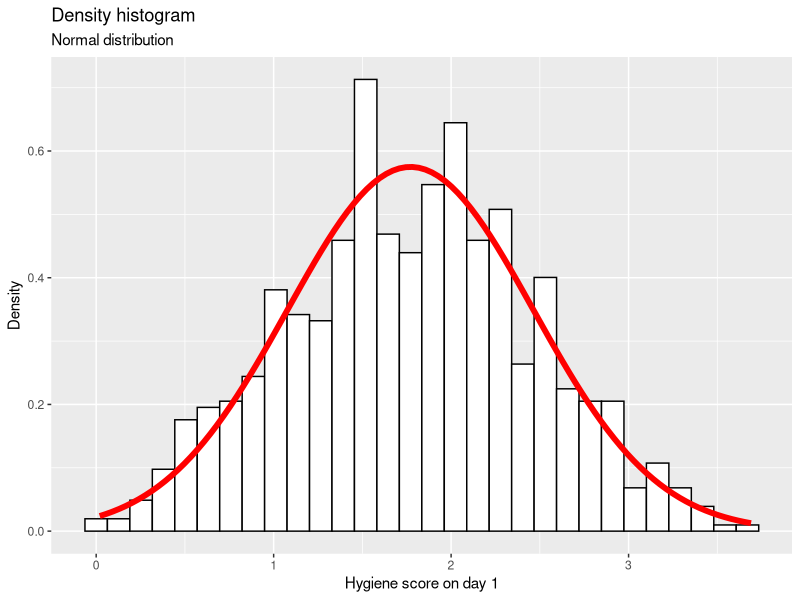
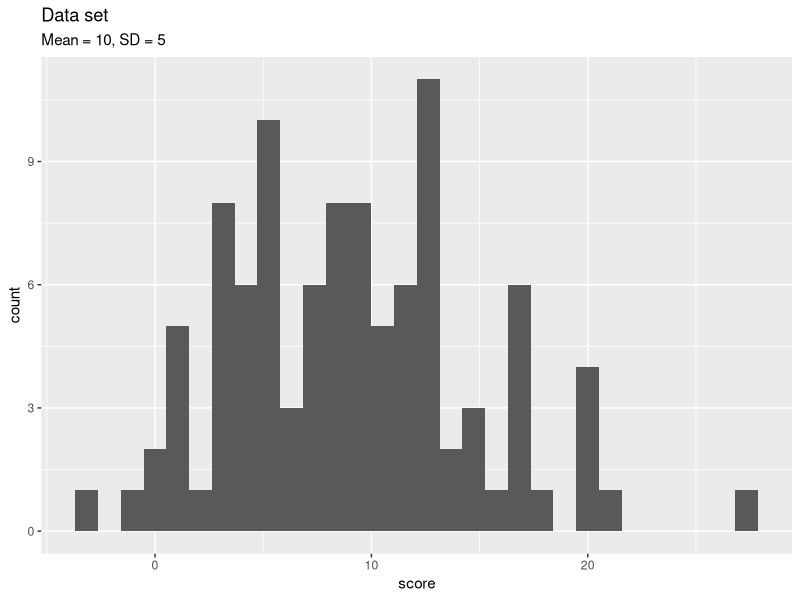
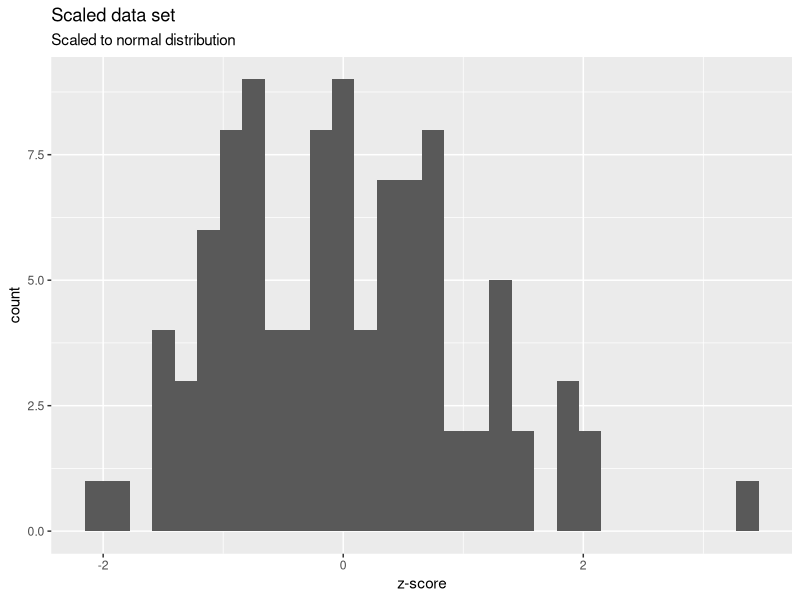
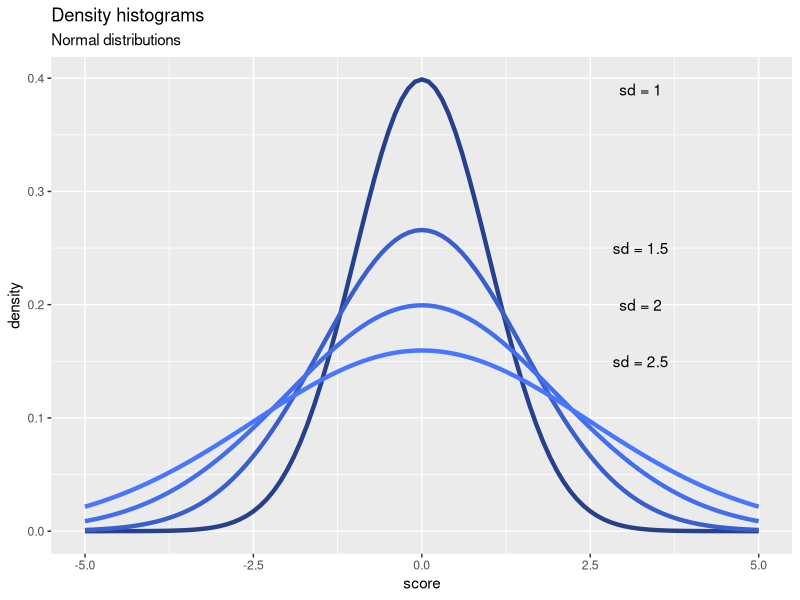
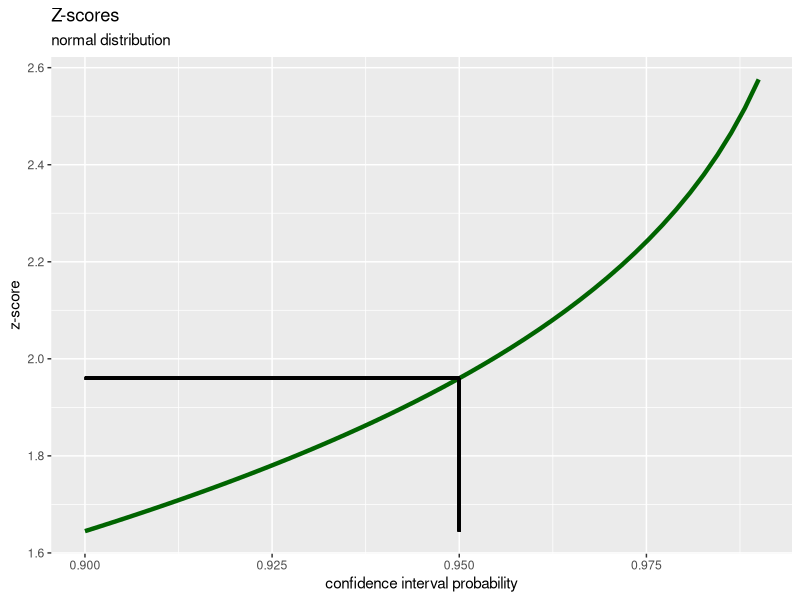
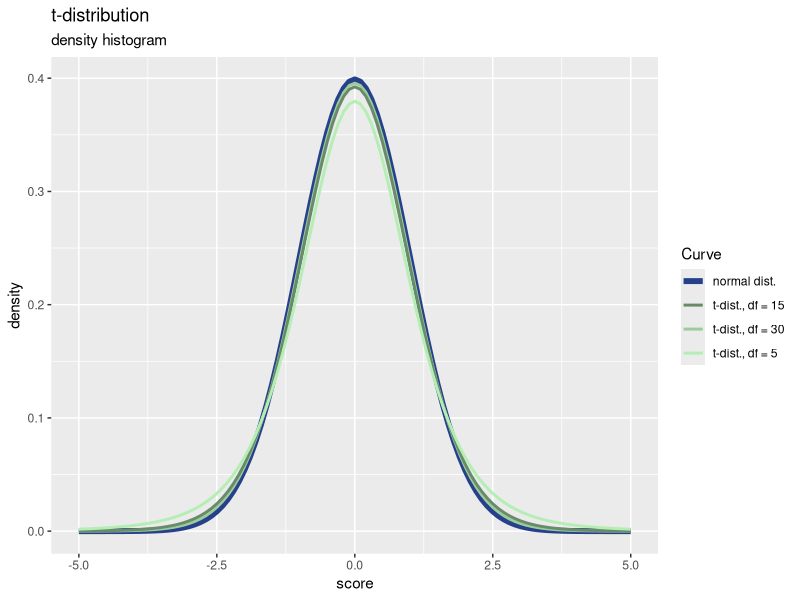
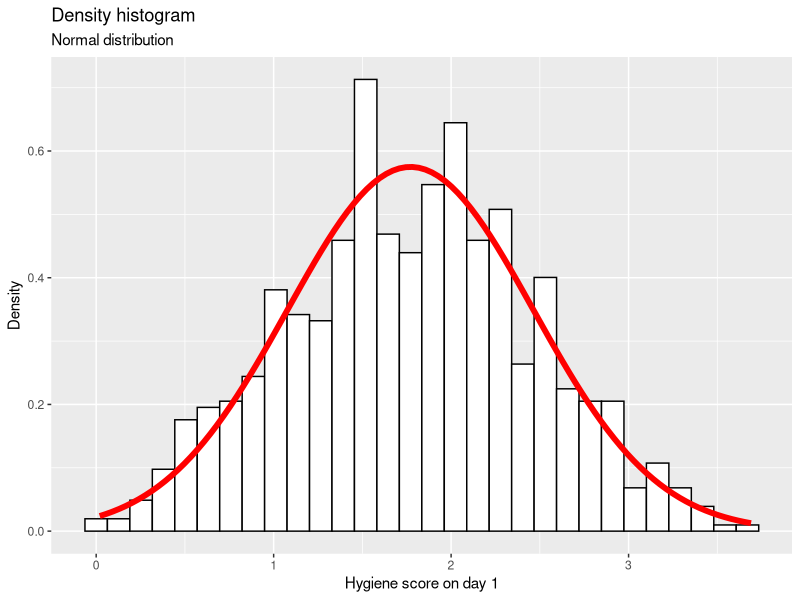
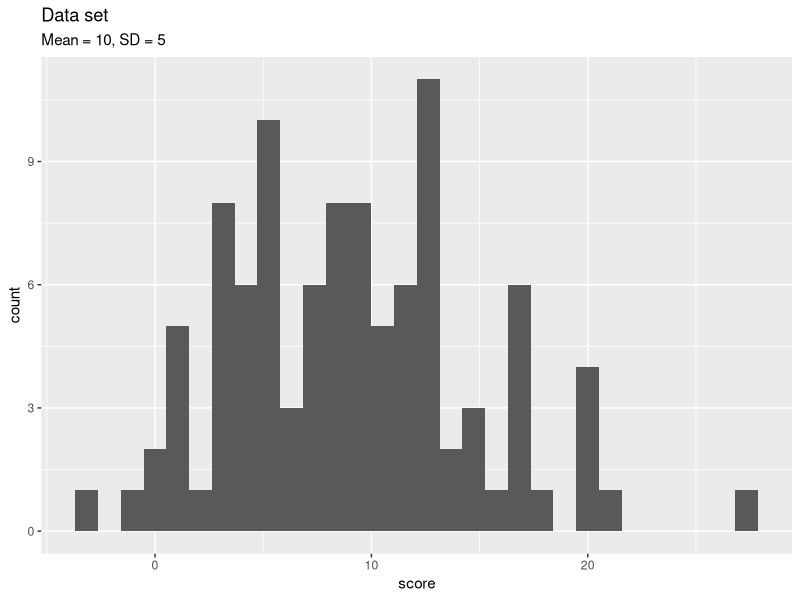

These figures' R source, in order:
## ---- chunk 1
library(tidyverse)
## ---- chunk 2
df <- read_csv(file = 'input_1.csv')
p <- ggplot(df, aes(day1)) +
  geom_histogram(aes(y = ..density..), colour = 'black', fill = 'white') +
  labs(x = 'Hygiene score on day 1', y = 'Density',
       title = 'Density histogram', subtitle = 'Normal distribution') +
  stat_function(fun = dnorm,
                args = list(mean = mean(df$day1, na.rm = TRUE), 
                            sd = sd(df$day1, na.rm = TRUE)),
                colour = 'red', size = 2)
print(p)
png(filename = 'statistics_1_histogram.png', width = 3, height = 3, units = 'in', res = 600)
print(p)
dev.off()
## ---- chunk 3
x <- rnorm(100, mean = 10, sd = 5)
p <- ggplot() + geom_histogram(aes(x), bins = 30) +
  labs(x = 'score', y = 'count', title = 'Data set', subtitle = 'Mean = 10, SD = 5')
print(p)
png(filename = 'statistics_1_zscore1.png', width = 3, height = 3, units = 'in', res = 600)
print(p)
dev.off()
## ---- chunk 4
y <- scale(x, center = TRUE, scale = TRUE)
p <- ggplot() + geom_histogram(aes(y), bins = 30) +
  labs(x = 'z-score', y = 'count', title = 'Scaled data set', 
       subtitle = 'Scaled to normal distribution')
print(p)
png(filename = 'statistics_1_zscore2.png', width = 3, height = 3, units = 'in', res = 600)
print(p)
dev.off()
## ---- chunk 5
p <- ggplot(data.frame(x = c(-5, 5)), aes(x)) + 
  labs(x = 'score', y = 'density',
       title = 'Density histograms', subtitle = 'Normal distributions') +
  stat_function(fun = dnorm,
                args = list(mean = 0, sd = 1),
                colour = 'royalblue4', size = 1.5) +
  stat_function(fun = dnorm,
                args = list(mean = 0, sd = 1.5),
                colour = 'royalblue3', size = 1.5) +
  stat_function(fun = dnorm,
                args = list(mean = 0, sd = 2),
                colour = 'royalblue2', size = 1.5) +
  stat_function(fun = dnorm,
                args = list(mean = 0, sd = 2.5),
                colour = 'royalblue1', size = 1.5) +
  annotate("text", x = 3.25, y = 0.39, label = "sd = 1") +
  annotate("text", x = 3.25, y = 0.25, label = "sd = 1.5") +
  annotate("text", x = 3.25, y = 0.2, label = "sd = 2") +
  annotate("text", x = 3.25, y = 0.15, label = "sd = 2.5")
print(p)
## ---- chunk 6
prob <- seq(from = 0.90, to = 0.99, length.out = 50)
z <- qnorm((1 - prob)/2, lower.tail = FALSE)
x1 <- 0.95; x2 <- qnorm((1 - x1)/2, lower.tail = FALSE)
p <- ggplot(data.frame(x = prob, y = z), aes(x = x, y = y)) +
  geom_line(color = 'darkgreen', size = 1.5) +
  geom_segment(aes(x = x1, y = z[1], xend = x1, yend = x2), size = 1) +
  geom_segment(aes(x = x1, y = x2, xend = prob[1], yend = x2), size = 1) +
  labs(x = 'confidence interval probability', y = 'z-score', title = 'Z-scores', 
       subtitle = 'normal distribution')
print(p)
png(filename = 'statistics_1_z_scores.png', width = 3, height = 3, units = 'in', res = 600)
print(p)
dev.off()
## ---- chunk 7
p <- ggplot(data.frame(x = c(-5, 5)), aes(x)) + 
  labs(x = 'score', y = 'density',
       title = 't-distribution', subtitle = 'density histogram') +
  stat_function(fun = dnorm,
                args = list(mean = 0, sd = 1), aes(color = "normal dist."), size = 2) +
  stat_function(fun = dt,
                args = list(df = 30), aes(color = 't-dist., df = 30'), size = 1) +
  stat_function(fun = dt,
                args = list(df = 15), aes(color = 't-dist., df = 15'), size = 1) +
  stat_function(fun = dt,
                args = list(df = 5), aes(color = 't-dist., df = 5'), size = 1) +
  scale_color_manual('Curve', 
                     values = c('royalblue4', 'darkseagreen4', 'darkseagreen3', 'darkseagreen2'))
print(p)
png(filename = 'statistics_1_t_dist.png', width = 5, height = 3, units = 'in', res = 600)
print(p)
dev.off()
